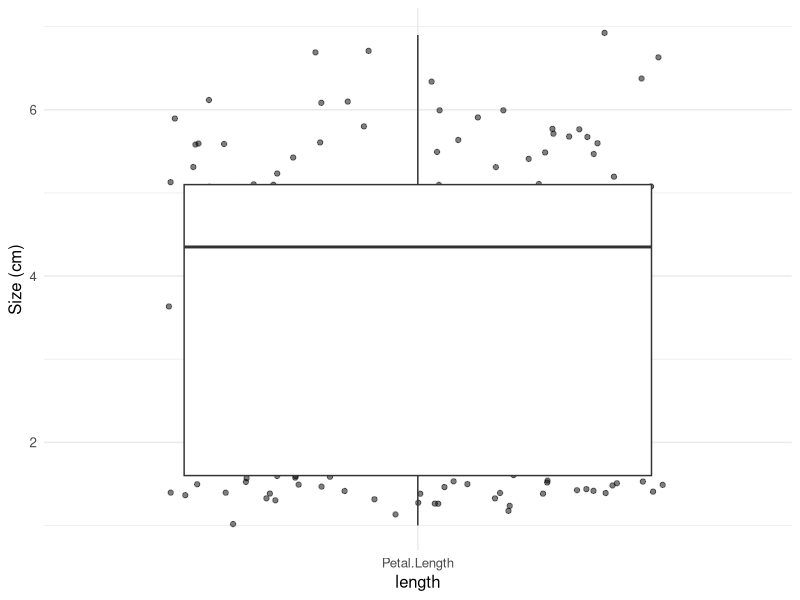
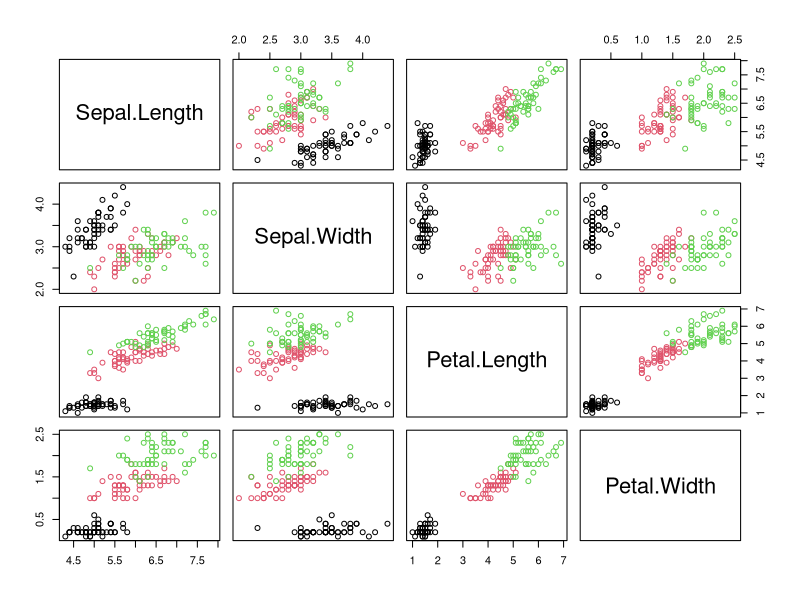

Write R code to recreate these figures, in order. (Note: this script raises an error after producing the figures.)
## ---- chunk 1
library(tidyverse)
data("iris")
## ---- chunk 2
knitr::opts_chunk$set(echo = TRUE)
## ---- chunk 3
#A) 
# YOUR CODE HERE
longest <- "virginica"
#B)
# YOUR CODE HERE
variable <- "virginica"
## ---- chunk 4
#A)
# YOUR CODE HERE
iris_subset <- subset(iris, 
                      select = c(Sepal.Length,
                                 Sepal.Width,
                                 Petal.Length,
                                 Petal.Width))
par(mfrow = c(1,1))
png("../Figures/base_plot.png", width = 12, height = 12, units = "cm", res = 300)
plot(iris_subset, col = iris$Species)
dev.off()
## ---- chunk 5
#A)
# YOUR CODE HERE
blank <- ggplot(data = iris, aes(x = Species, y = Sepal.Width))
empty_plot <- blank

## ---- chunk 6
# FIX AND IMPLEMENT CODE BELOW
#ggplot(iris, aes(x = Petal.Length, y = Sepal.Lenth), color = "Species")+
 # geom_line(size = Petal.Width)+
  #theme_minimal()

# A)
# YOUR CODE HERE
fixed_traits_plot <- ggplot(data = iris, aes(x = Petal.Length, y = Sepal.Length, color = Species))+ 
  geom_point(aes(size = Petal.Width))+ 
  theme_minimal()

## ---- chunk 7
# FIX AND IMPLEMENT CODE BELOW

#A) 
#ggplot(iris, aes(x = Sepal.Length, y = Sepal.Width, color = Species))+
#  geom_line(alpha = 0.5, aes(as.factor(Petal.Length)))+
#  theme(legend.position = "left")+
#  scale_x_continuous(limits = seq(0,Inf,2))

# YOUR CODE HERE


  

## ---- chunk 8
# YOUR CODE HERE
iris%>%
#A)
# YOUR CODE HERE
pivot_longer(cols = Petal.Length,
             names_to = "length",
             values_to = "measurements")%>%
  ggplot(aes(x = length, y = measurements, fill(iris$Species, direction = c("forestgreen", "skyblue", "maroon"))))+
  geom_jitter(alpha = 0.5)+
  geom_boxplot()+
  theme_minimal(12)+
  labs(y = "Size (cm)")

## ---- chunk 9
# YOUR CODE HERE
iris %>%
#A)
# YOUR CODE HERE
  pivot_longer(cols = Petal.Length, 
             names_to = "length",
             values_to = "measurements") %>%
  ggplot(aes(x = length, y = measurements))+
  geom_point()+
  geom_jitter()+
  facet_wrap(vars(iris$Species), scales = "free") ->
  facet_petal_plot

#B)
# YOUR CODE HERE
facet_petal_plot_reorder <- reorde

## ---- chunk 10
#A)
# YOUR CODE HERE
#area <- iris$Petal.Length*iris$Petal.Width
iris$petal_area <- iris$Petal.Length*iris$Petal.Width

#B)
# YOUR CODE HERE

area_plot <- ggplot(iris, aes(x = petal_area, y = Sepal.Length))+
  geom_point(aes(color = Species))
area_plot
## ---- chunk 11
#C)
# YOUR CODE HERE
